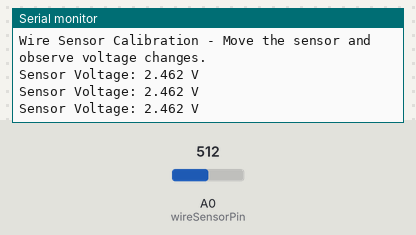
The sketch below on a simulated Arduino Uno, built with avr-gcc and run on an emulated ATmega328P. Parts: the last lines printed to the serial monitor. The test bench sets the inputs (shaded band); at power-on: A0 (wireSensorPin) = 512.

Above: at 1.3 s.
1.4 s: A0 (wireSensorPin) set to 716
At 1.9 s:
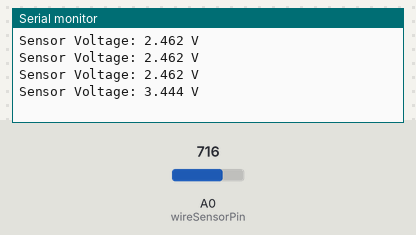
2.9 s: A0 (wireSensorPin) set to 900
At 3.4 s:
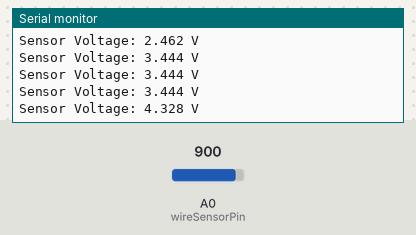
Timing chart, 0 to 5.9 s (numbered marks = the images above; inputs shaded):
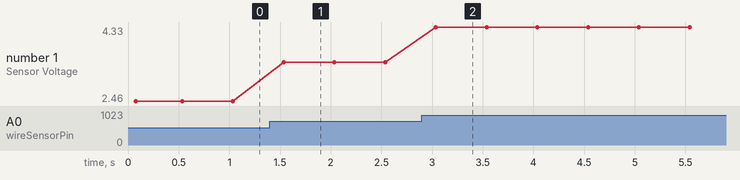

Measured:
- after the input at 1.4 s, the serial monitor: prints a new line after 0.14 s (image 1)
- after the input at 2.9 s, the serial monitor: prints a new line after 0.14 s (image 2)
- plotted number 1: 2.46 → 3.44 after the input at 1.4 s, 3.44 → 4.33 after the input at 2.9 s

The sketch:

Test_WireSensor_Calibration.ino
```cpp
// Simple test_wire_sensor.ino - Basic Calibration for Wire Sensor
// Reads sensor voltage and calculates displacement conversion factor

#include <Arduino.h>

const int wireSensorPin = A0;  // Analog input pin for the Wire Sensor
//Logger I = 4.92 V, Logger-II = 4.98 V
const int adcResolution = 1023; // 10-bit ADC resolution
const float referenceVoltage = 4.92; // Reference voltage of the microcontroller

void setup() {
    Serial.begin(9600);
    Serial.println("Wire Sensor Calibration - Move the sensor and observe voltage changes.");
}

void loop() {
    float voltage = readWireSensor();
    Serial.print("Sensor Voltage: ");
    Serial.print(voltage, 3);
    Serial.println(" V");
    delay(500);
}

float readWireSensor() {
    int rawValue = analogRead(wireSensorPin);
    return (rawValue * referenceVoltage) / adcResolution;
}
```
